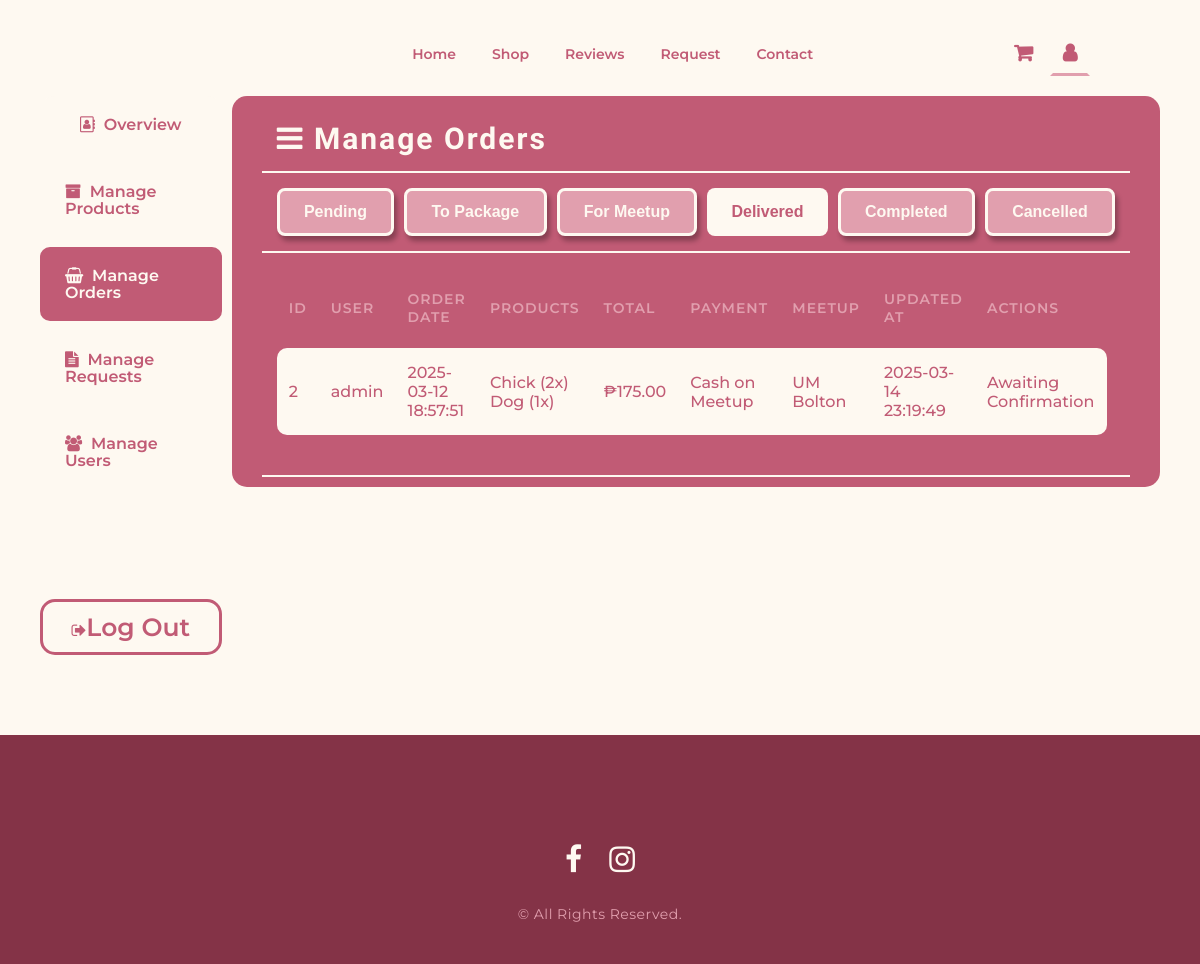
Screenshot of /admin-orders-Delivered.php with the database file from the repository.
### tables this page shows
CREATE TABLE `orders` (
  `OrderId` int(11) NOT NULL,
  `UserId` int(11) NOT NULL,
  `MeetupPlaceId` int(11) NOT NULL,
  `TotalPrice` decimal(10,2) NOT NULL,
  `OrderStatus` enum('Pending','To Package','For Meetup','Delivered','Completed','Cancelled') NOT NULL DEFAULT 'Pending',
  `CreatedAt` timestamp NOT NULL DEFAULT current_timestamp()
);

CREATE TABLE `users` (
  `UserId` int(11) NOT NULL,
  `FirstName` varchar(127) NOT NULL,
  `LastName` varchar(127) NOT NULL,
  `Username` varchar(127) NOT NULL,
  `ProfileImage` varchar(127) DEFAULT NULL,
  `ContactNumber` varchar(127) NOT NULL,
  `Email` varchar(127) NOT NULL,
  `Password` varchar(255) NOT NULL,
  `FacebookLink` varchar(127) NOT NULL,
  `RegisteredAt` timestamp NOT NULL DEFAULT current_timestamp() ON UPDATE current_timestamp()
);

CREATE TABLE `order_items` (
  `OrderItemId` int(11) NOT NULL,
  `OrderId` int(11) NOT NULL,
  `ProductId` int(11) NOT NULL,
  `Quantity` int(11) NOT NULL,
  `Price` decimal(10,2) NOT NULL
);

CREATE TABLE `products` (
  `ProductId` int(11) NOT NULL,
  `ProductName` varchar(255) NOT NULL,
  `ProductPrice` decimal(10,2) NOT NULL,
  `ProductImg` varchar(127) NOT NULL,
  `ProductCategory` varchar(127) NOT NULL,
  `InStock` int(11) NOT NULL DEFAULT 0,
  `IsActive` tinyint(4) NOT NULL DEFAULT 1,
  `CreatedAt` timestamp NOT NULL DEFAULT current_timestamp()
);

CREATE TABLE `order_payments` (
  `PaymentId` int(11) NOT NULL,
  `OrderId` int(11) NOT NULL,
  `PaymentMethod` enum('Cash on Meetup','GCash') NOT NULL,
  `PaymentRefNo` varchar(50) DEFAULT NULL,
  `ReceiptImage` varchar(255) DEFAULT NULL,
  `CreatedAt` timestamp NOT NULL DEFAULT current_timestamp()
);

CREATE TABLE `meetup_places` (
  `PlaceId` int(11) NOT NULL,
  `PlaceName` varchar(255) DEFAULT NULL
);

### includes/db_fetchAllOrders.php (called while the page is built)
<?php
require 'db_auth.php';
function fetchOrders($status)
{
    global $conn;
    $stmt = $conn->prepare("
        SELECT o.OrderId, u.Username, o.CreatedAt, o.TotalPrice, o.OrderStatus,
               m.PlaceName, p.PaymentMethod, p.ReceiptImage
        FROM orders o
        JOIN users u ON o.UserId = u.UserId
        JOIN meetup_places m ON o.MeetupPlaceId = m.PlaceId
        LEFT JOIN order_payments p ON o.OrderId = p.OrderId
        WHERE o.OrderStatus = ?
        ORDER BY o.CreatedAt DESC
    ");
    $stmt->bind_param("s", $status);
    $stmt->execute();
    $result = $stmt->get_result();
    $orders = [];
    while ($row = $result->fetch_assoc()) {
        $orderId = $row['OrderId'];
        $products = fetchOrderProducts($orderId);
        $row['Products'] = $products;
        $row['StatusUpdatedAt'] = fetchOrderStatusTimestamp($orderId, $row['OrderStatus']);
        $orders[] = $row;
    }
    return $orders;
}
function fetchOrderProducts($orderId)
{
    global $conn;
    $stmt = $conn->prepare("
        SELECT p.ProductName, oi.Quantity
        FROM order_items oi
        JOIN products p ON oi.ProductId = p.ProductId
        WHERE oi.OrderId = ?
    ");
    $stmt->bind_param("i", $orderId);
    $stmt->execute();
    $result = $stmt->get_result();
    $products = [];
    while ($row = $result->fetch_assoc()) {
        $products[] = $row;
    }
    return $products;
}
function fetchOrderStatusTimestamp($orderId, $status)
{
    global $conn;
    $stmt = $conn->prepare("
        SELECT MadeAt
        FROM order_status_history
        WHERE OrderId = ? AND Status = ?
        ORDER BY MadeAt DESC
        LIMIT 1
    ");
    $stmt->bind_param("is", $orderId, $status);
    $stmt->execute();
    $result = $stmt->get_result();
    if ($row = $result->fetch_assoc()) {
        return $row['MadeAt'];
    } else {
        return "N/A";
    }
}

### admin-orders-Delivered.php (the view, shortened to what this page needs)
<?php
include 'includes/db_fetchAllOrders.php';
$orders = fetchOrders('Delivered');
?>
<!DOCTYPE html>
<html lang="en">
<head>
  <link rel="stylesheet" href="style.css" />
  <link
    rel="stylesheet"
    href="https://cdnjs.cloudflare.com/ajax/libs/font-awesome/4.7.0/css/font-awesome.min.css" />
</head>
<body>
  <header class="nav-bar">
    <div class="logo-area">
    </div>
    <nav class="link-area">
      <ul>
        <li><a href="index.php">Home</a></li>
        <li><a href="shop.php">Shop</a></li>
        <li><a href="reviews.php">Reviews</a></li>
        <li><a href="request.php">Request</a></li>
        <li><a href="contact.php">Contact</a></li>
      </ul>
    </nav>
    <div class="link-area user-area">
      <a href="#" class="fa fa-shopping-cart">
      </a>
      <a href="#" class="fa fa-user active"></a>
    </div>
  </header>
  <div class="wrapper admin">
    <section class="section user-info">
      <div class="user-info-nav">
        <a href="admin.php" class="fa fa-address-book-o"><span>&nbsp Overview</span></a>
        <a href="admin-products.php" class="fa fa-archive"><span>&nbsp Manage Products</span></a>
        <a href="admin-orders.php" class="fa fa-shopping-basket active"><span>&nbsp Manage Orders</span></a>
        <a href="admin-requests.php" class="fa fa-file-text"><span>&nbsp Manage Requests</span></a>
        <a href="admin-users.php" class="fa fa-users"><span>&nbsp Manage Users</span></a>
        <form id="logoutForm" action="actions/db_signout.php" method="post">
          <button id="logoutButton" class="log-out" type="button">
            <i class="fa fa-sign-out"></i><span>Log Out</span>
          </button>
        </form>
      </div>
      <div class="user-info-main">
        <div class="user-main-area heading">
          <h3><i class="fa fa-bars">&nbsp</i>Manage Orders</h3>
        </div>
        <div class="user-main-area">
          <div class="StatusTabs">
            <a href="admin-orders.php"><button class="button-alt">Pending</button></a>
            <a href="admin-orders-toPackage.php"><button class="button-alt">To Package</button></a>
            <a href="admin-orders-forMeetup.php"><button class="button-alt">For Meetup</button></a>
            <a href="admin-orders-Delivered.php"><button class="button-alt active">Delivered</button></a>
            <a href="admin-orders-Completed.php"><button class="button-alt">Completed</button></a>
            <a href="admin-orders-Cancelled.php"><button class="button-alt">Cancelled</button></a>
          </div>
        </div>
        <div class="user-main-area">
          <div class="table-list user-list">
            <table>
              <?php if (!empty($orders)): ?>
                <tr class="table-header">
                  <th>ID</th>
                  <th>USER</th>
                  <th>ORDER DATE</th>
                  <th>PRODUCTS</th>
                  <th>TOTAL</th>
                  <th>PAYMENT</th>
                  <th>MEETUP</th>
                  <th>UPDATED AT</th>
                  <th>ACTIONS</th>
                </tr>
                <?php foreach ($orders as $order): ?>
                  <tr class="table-row">
                    <td><?= number_format($order['OrderId']) ?></td>
                    <td><?= htmlspecialchars($order['Username']) ?></td>
                    <td><?= htmlspecialchars($order['CreatedAt']) ?></td>
                    <td>
                      <?php foreach ($order['Products'] as $product): ?>
                        <?= htmlspecialchars($product['ProductName']) ?>
                        (<?= number_format($product['Quantity']) ?>x)<br>
                      <?php endforeach; ?>
                    </td>
                    <td>₱<?= number_format($order['TotalPrice'], 2) ?></td>
                    <td>
                      <?= htmlspecialchars($order['PaymentMethod']) ?>
                    </td>
                    <td><?= htmlspecialchars($order['PlaceName']) ?></td>
                    <td><?= htmlspecialchars($order['StatusUpdatedAt']) ?></td>
                    <td>
                      Awaiting Confirmation
                    </td>
                  </tr>
                <?php endforeach; ?>
              <?php else: ?>
                <p style=" text-align: center; font-weight:600; font-size:20px;">No delivered orders found.</p>
              <?php endif; ?>
            </table>
          </div>
        </div>
      </div>
    </section>
  </div>
  <footer class="footer-bar">
    <div class="footer-content">
      <div class="social-area">
        <a href="https://www.facebook.com/profile.php?id=61557911686578" target="_blank" class="fa fa-facebook"></a>
        <a href="https://www.instagram.com/hazey.crochet/" target="_blank" class="fa fa-instagram"></a>
      </div>
      <p>© All Rights Reserved.</p>
    </div>
  </footer>
</body>
</html>

### rows the page displays
orders: OrderId "2", UserId.Username "admin", CreatedAt "2025-03-12 18:57:51", TotalPrice "175.00", order_payments.PaymentMethod "Cash on Meetup", MeetupPlaceId.PlaceName "UM Bolton", StatusUpdatedAt "2025-03-14 23:19:49"
order_items: ProductId.ProductName "Chick", Quantity "2"
order_items: ProductId.ProductName "Dog", Quantity "1"
